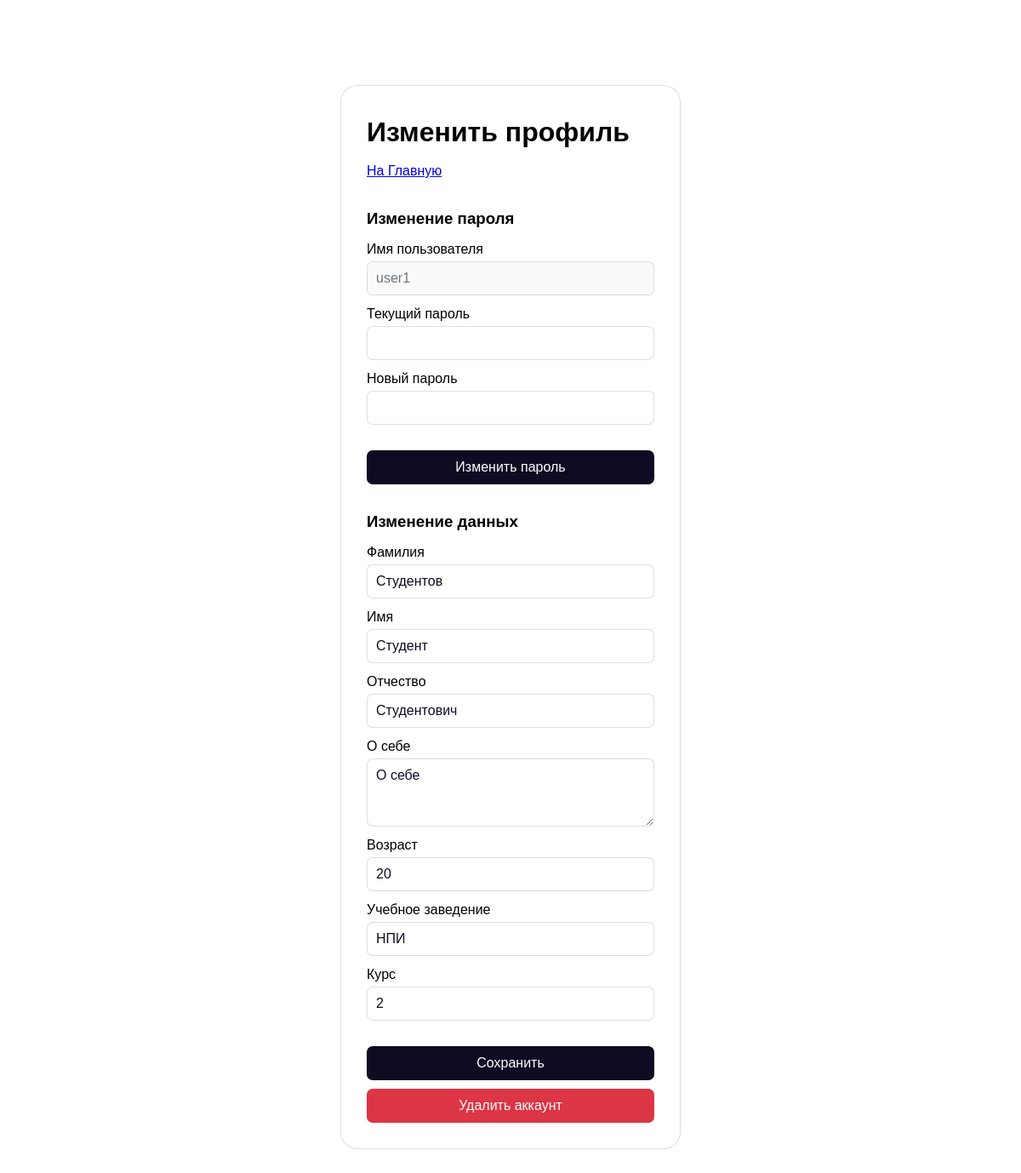
The app's page /edit (signed in), older data.
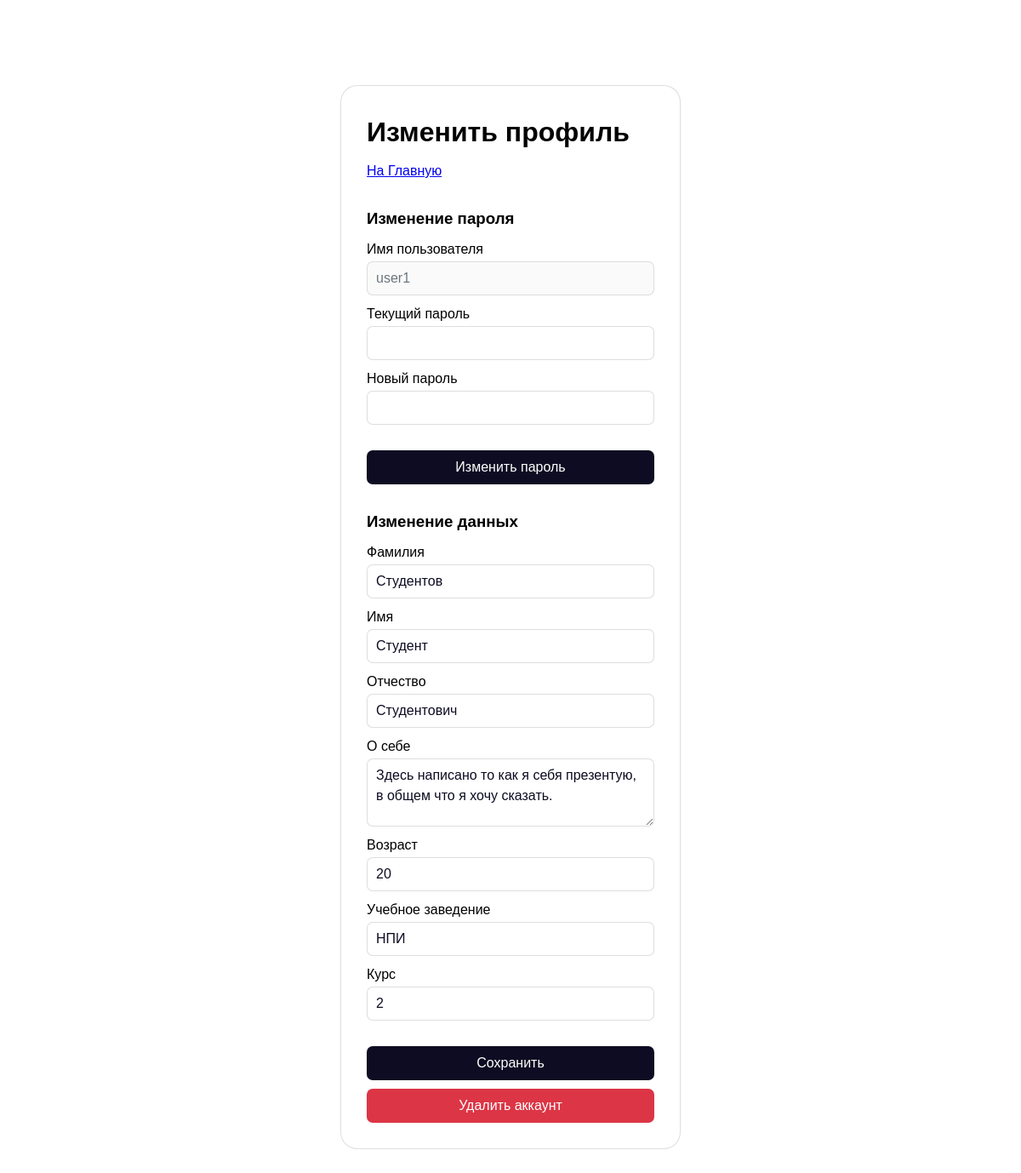
The same page, newer data.
### tables this page shows
CREATE TABLE users (
            id INTEGER PRIMARY KEY AUTOINCREMENT,
            username TEXT UNIQUE NOT NULL,
            password_hash TEXT NOT NULL,
            first_name TEXT,
            last_name TEXT,
            middle_name TEXT,
            description TEXT,
            age INTEGER,
            university TEXT,
            year INTEGER
        );

### app.py (the view, shortened to what this page needs)
@app.route('/edit', methods=['GET', 'POST'])
def edit():
    username = session['username']
    profile = get_user_profile(username)
    return render_template('edit.html', current_user=session['username'], profile=profile)

### app.py (called while the page is built)
def get_user_profile(username):
    conn = sqlite3.connect(DATABASE)
    conn.row_factory = sqlite3.Row
    c = conn.cursor()
    c.execute('''
        SELECT first_name, last_name, middle_name, description, age, university, year
        FROM users WHERE username = ?
    ''', (username,))
    row = c.fetchone()
    conn.close()
    return {key: row[key] for key in row.keys()} if row else None

### templates/edit.html (shortened to what this page needs)
<!DOCTYPE html>
<html lang="ru">
<head>
    <link rel="stylesheet" href="/static/reset.css">
    <link rel="stylesheet" href="/static/style.css">
</head>
<body>
    <div class="container edit-container">
        <h1>Изменить профиль</h1>
        <p><a href="{{ url_for('index') }}">На Главную</a></p>
        <form method="POST" action="{{ url_for('update_pass') }}">
            <h3 class="margin10">Изменение пароля</h3>
            <div>
                <label for="username2">Имя пользователя</label>
                <input name="username" id="username2" value="{{ current_user }}" disabled>
            </div>
            <div>
                <label for="password2">Текущий пароль</label>
                <input name="current_password" id="password2" autocomplete="current-password" type="password">
            </div>
            <div>
                <label for="password3">Новый пароль</label>
                <input name="new_password" id="password3" autocomplete="new-password" type="password">
            </div>
            <button type="submit" class="margin10 def-btn">Изменить пароль</button>
        </form>
        <form method="POST">
            <h3 class="margin10">Изменение данных</h3>
            <div>
                <label for="last_name">Фамилия</label>
                <input name="last_name" id="last_name" value="{{ profile.last_name or '' }}">
            </div>
            <div>
                <label for="first_name">Имя</label>
                <input name="first_name" id="first_name" value="{{ profile.first_name or '' }}">
            </div>
            <div>
                <label for="middle_name">Отчество</label>
                <input name="middle_name" id="middle_name" value="{{ profile.middle_name or '' }}">
            </div>
            <div>
                <label for="description">О себе</label>
                <textarea name="description" id="description" maxlength="400">{{ profile.description or '' }}</textarea>
            </div>
            <div>
                <label for="age">Возраст</label>
                <input name="age" id="age" type="number" value="{{ profile.age or '' }}">
            </div>
            <div>
                <label for="university">Учебное заведение</label>
                <input name="university" id="university" value="{{ profile.university or '' }}">
            </div>
            <div>
                <label for="year">Курс</label>
                <input name="year" id="year" type="number" value="{{ profile.year or '' }}">
            </div>
            <button type="submit" class="margin10 def-btn">Сохранить</button>
        </form>
        <form method="POST" action="{{ url_for('delete_account') }}" onsubmit="return confirm('Вы уверены, что хотите удалить аккаунт? Это действие нельзя отменить');">
            <button type="submit" class="def-btn dlt-btn">Удалить аккаунт</button>
        </form>
    </div>
</body>
</html>

Row changes from the older to the newer data that the page shows:
changed users "Студентов": description "О себе" → "Здесь написано то как я себя презентую, в общем что я хочу сказать."
